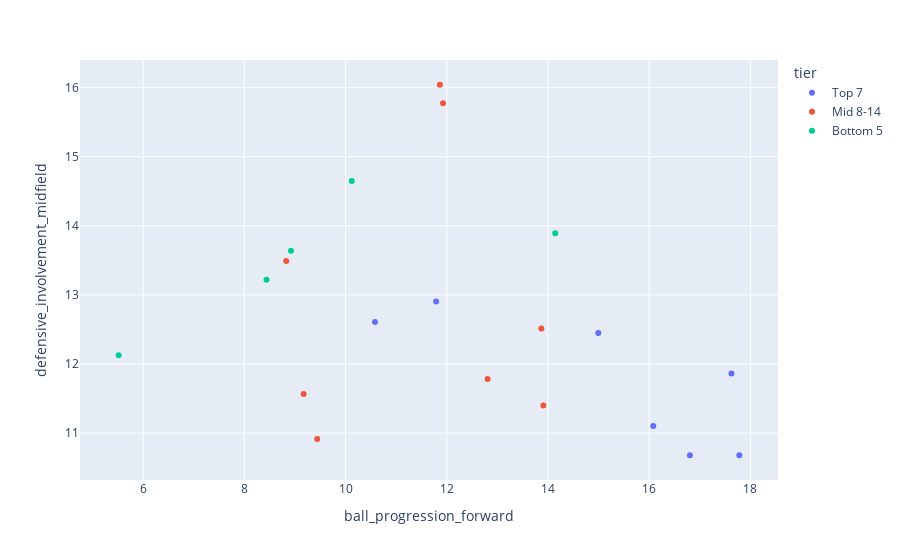

Notebook code cell kept with this figure:
### Code cell
fig = px.scatter(master_df,x='ball_progression_forward',y='defensive_involvement_midfield',
          color='tier',hover_name='team')


fig.show()

### Figure 1 — Plotly figure (JSON) as saved in the notebook; plotly's stock layout.template omitted (floating-point values rounded to 4 significant figures)
{"data": [{"hovertemplate": "<b>%{hovertext}</b><br><br>tier=Top 7<br>ball_progression_forward=%{x}<br>defensive_involvement_midfield=%{y}<extra></extra>", "hovertext": ["Liverpool", "Arsenal", "Manchester City", "Chelsea", "Newcastle Utd", "Aston Villa", "Nott'ham Forest"], "legendgroup": "Top 7", "marker": {"color": "#636efa", "symbol": "circle"}, "mode": "markers", "name": "Top 7", "orientation": "v", "showlegend": true, "type": "scatter", "x": [17.63, 16.81, 17.78, 16.08, 15.0, 11.79, 10.58], "xaxis": "x", "y": [11.86, 10.68, 10.68, 11.1, 12.45, 12.91, 12.61], "yaxis": "y"}, {"hovertemplate": "<b>%{hovertext}</b><br><br>tier=Mid 8-14<br>ball_progression_forward=%{x}<br>defensive_involvement_midfield=%{y}<extra></extra>", "hovertext": ["Brighton", "Bournemouth", "Brentford", "Fulham", "Crystal Palace", "Everton", "West Ham", "Manchester Utd"], "legendgroup": "Mid 8-14", "marker": {"color": "#EF553B", "symbol": "circle"}, "mode": "markers", "name": "Mid 8-14", "orientation": "v", "showlegend": true, "type": "scatter", "x": [13.87, 12.81, 11.93, 13.91, 9.173, 9.441, 11.86, 8.829], "xaxis": "x", "y": [12.51, 11.78, 15.77, 11.4, 11.56, 10.92, 16.04, 13.49], "yaxis": "y"}, {"hovertemplate": "<b>%{hovertext}</b><br><br>tier=Bottom 5<br>ball_progression_forward=%{x}<br>defensive_involvement_midfield=%{y}<extra></extra>", "hovertext": ["Wolves", "Tottenham", "Leicester City", "Ipswich Town", "Southampton"], "legendgroup": "Bottom 5", "marker": {"color": "#00cc96", "symbol": "circle"}, "mode": "markers", "name": "Bottom 5", "orientation": "v", "showlegend": true, "type": "scatter", "x": [5.517, 14.14, 10.12, 8.44, 8.923], "xaxis": "x", "y": [12.13, 13.89, 14.65, 13.22, 13.64], "yaxis": "y"}], "layout": {"legend": {"title": {"text": "tier"}, "tracegroupgap": 0}, "margin": {"t": 60}, "xaxis": {"anchor": "y", "domain": [0, 1], "title": {"text": "ball_progression_forward"}}, "yaxis": {"anchor": "x", "domain": [0, 1], "title": {"text": "defensive_involvement_midfield"}}}}
